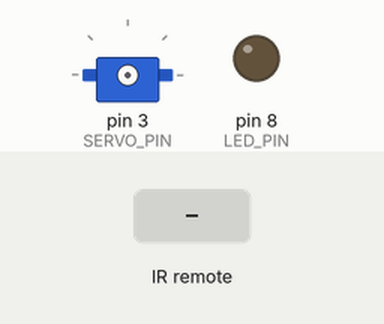
Simulated run of this sketch. Board: Arduino Uno, built with avr-gcc and run on an emulated ATmega328P. On the bench: servo, output pins drawn as LEDs (lit = HIGH). Inputs (shaded band) come from the test bench.

Above: at 1.2 s.
1.3 s: infrared code 0xFFC23D received
At 2.2 s:
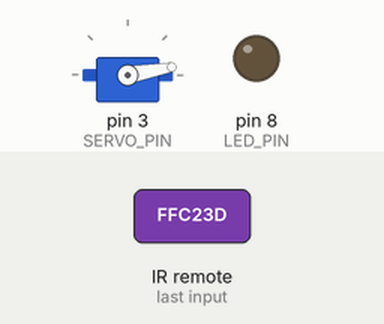
2.9 s: infrared code 0xFFE01F received
At 3.4 s:
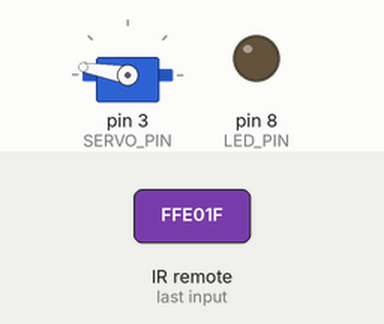
4.5 s: infrared code 0xFFA857 received
At 5.8 s:
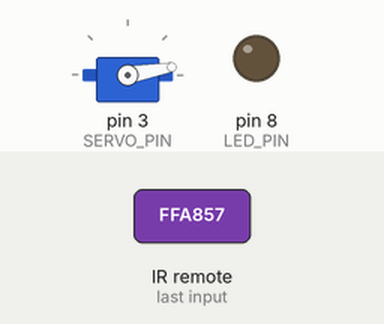
6.1 s: infrared code 0xFFA857 received
At 7.1 s:
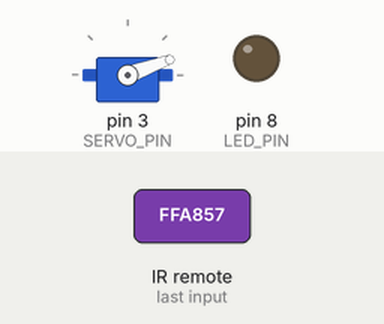
7.7 s: infrared code 0xFF9867 received
At 8.3 s:
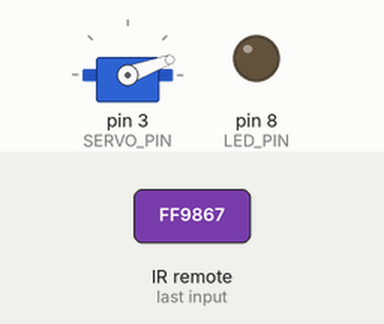
Timing chart, 0 to 10.3 s (numbered marks = the images above; inputs shaded):
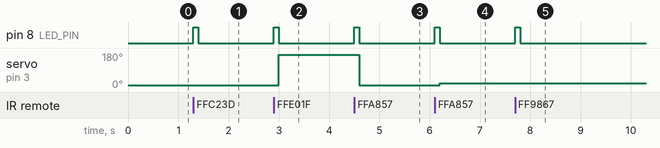

The sketch:

RremoteControlServo.ino
```cpp
//RremoteControlServo.ino
/*
	使用红外控制舵机
	1. 红外库IRremote.h
	2. 使用HEX(十六进制)输出可以发现，当一直按住的时候输出的是FFFF FFFF 也就是输出的是一个int长度
	3. 在 servo.write(0) 的时候 可能出现舵机吱吱响的情况，是因为舵机质量问题，达不到指定的角度，所以需要限制一下舵机角度的范围
*/

#include "IRremote.h"
#include "Servo.h"			//舵机库

#define MIN_ANGLE 10
#define MAX_ANGLE 170

const int REMOTE_RECV_PIN = 11;
const int SERVO_PIN = 3;
const int LED_PIN =8;
const int SERVO_STEP = 10;

int previousRecvValue = 0xFFFFFFFF;

//摇控的红外码
int REMOTE_CODE_KEYS[14] ={0xFFC23D,0xFFE01F,0xFFA857,0xFF9867,0xFF6897,0xFF30CF,0xFF18E7,0x7A85,0x10EF,0xFF38C7,0xFF5AA5,0xFF42BD,0xFF4AB5,0xFF52AD};


IRrecv irrece(REMOTE_RECV_PIN);
decode_results recv_result;

Servo servo;
int servoLastPosition = 1;

void setup()
{
	pinMode(LED_PIN,OUTPUT);

	//初始化红外
	irrece.enableIRIn();


	Serial.begin(9600);
}


void dump(int recvValue)
{
	switch (recvValue) {
	    case 0xFFC23D:
	      toggleServoStatus();
	      break;
	    case 0xFFE01F:
	    {
	      int nextAngel = getNextAngle(-1);
	      servo.write(nextAngel);
	    }
	      break;
	    case 0xFFA857:
	    {
	      int nextAngle = getNextAngle(1);
	      servo.write(nextAngle);
	    }
	      break;
	    case 0xFF9867:
	      previousRecvValue = 0xFF9867;	//表示上个按键按的100+
	      break;
	    default:
	    {
	    	int angleValue = 0;

	    	int recvAngle = getAngleByCode(recvValue) * SERVO_STEP;

	    	if(previousRecvValue != 0xFFFFFFFF)
	    	{
	    		angleValue = 100 + recvAngle;
	    		if(angleValue > 180)
	    			angleValue = 1;

	    		if(angleValue < 0)
	    			angleValue = 179;

	    		previousRecvValue = 0xFFFFFFFF;
	    	}
	    	else
	    		angleValue = recvAngle;

	    	driveServo(angleValue);

	    }
	    break;
	}
}

int getAngleByCode(int recvCode)
{
	int codeIndex = -1;
	for(int i = 4; i < 14;++i)
	{
		if(REMOTE_CODE_KEYS[i] == recvCode)
			return i - 4;
	}

	return codeIndex;
}

int getNextAngle(int direction)
{
	if(servo.attached())
	{
		int nextValue = 0;
		int currentValue = servo.read();

		nextValue = currentValue + SERVO_STEP * direction;


		if(nextValue < MIN_ANGLE)
			nextValue = MAX_ANGLE;
		else if(nextValue > MAX_ANGLE)
			nextValue = MIN_ANGLE;


		return nextValue;
	}

	return -1;
}

void toggleServoStatus()
{
	if(servo.attached())
		servo.detach();
	else
	{
		servo.attach(SERVO_PIN);
		servo.write(MIN_ANGLE);
	}
}

void driveServo(int angle)
{
	if(servo.attached())
	{
		servo.write(angle);
	}
}

void lightLed()
{
	digitalWrite(LED_PIN,HIGH);
	delay(100);
	digitalWrite(LED_PIN,LOW);
}

void loop()
{

	if(irrece.decode(&recv_result))
	{
		int recvValue = recv_result.value;
		if(recvValue != 0xFFFFFFFF)
		{

			//Serial.println(recv_result.value,HEX);		//print 格式化，HEX表示以16进制输出
			lightLed();

			dump(recvValue);

		}
		irrece.resume();		//接收下一个值

	}


}
```

Measured:
- after the input at 1.3 s, pin 8 (LED_PIN): LOW → HIGH at once, → LOW 0.10 s later
- after the input at 2.9 s, pin 8 (LED_PIN): LOW → HIGH at once, → LOW 0.10 s later; servo on pin 3 (SERVO_PIN): 10° → 170° after 0.10 s
- after the input at 4.5 s, pin 8 (LED_PIN): LOW → HIGH at once, → LOW 0.10 s later; servo on pin 3 (SERVO_PIN): 170° → 10° after 0.10 s
- after the input at 6.1 s, pin 8 (LED_PIN): LOW → HIGH at once, → LOW 0.10 s later; servo on pin 3 (SERVO_PIN): 10° → 20° after 0.10 s
- after the input at 7.7 s, pin 8 (LED_PIN): LOW → HIGH at once, → LOW 0.10 s later
